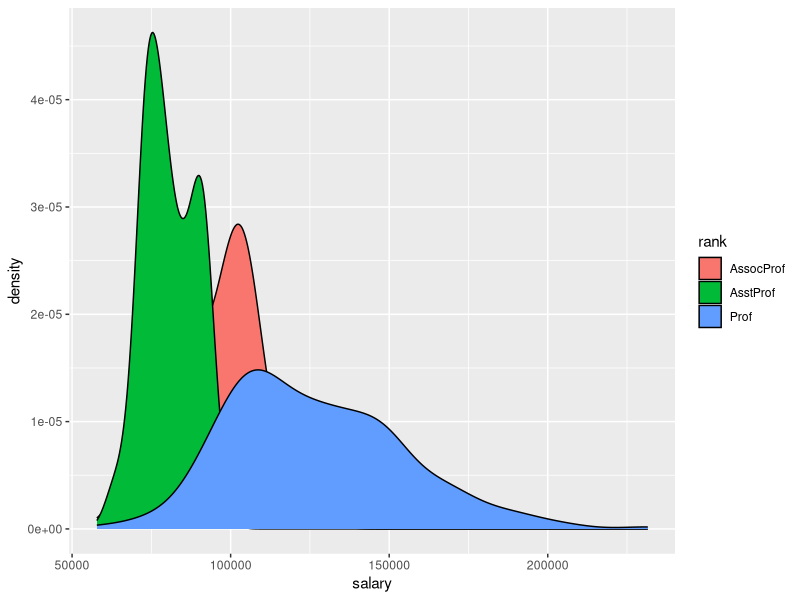
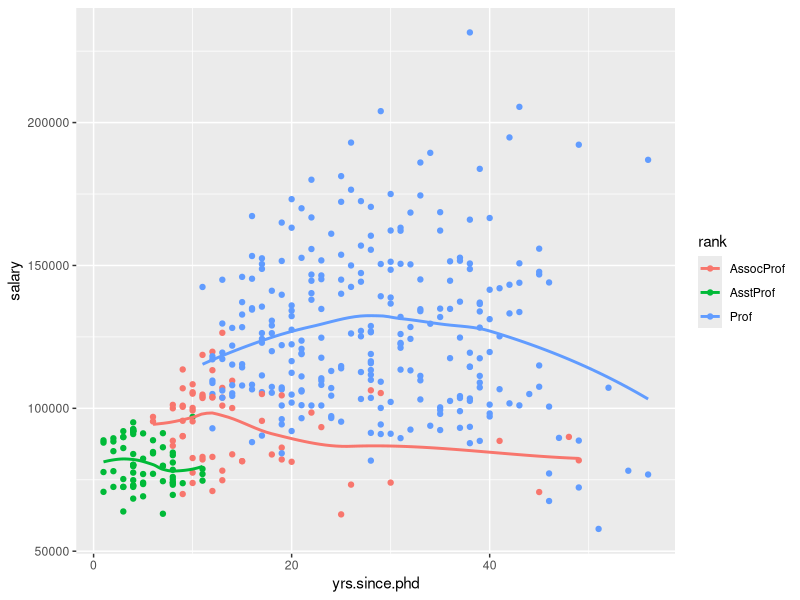
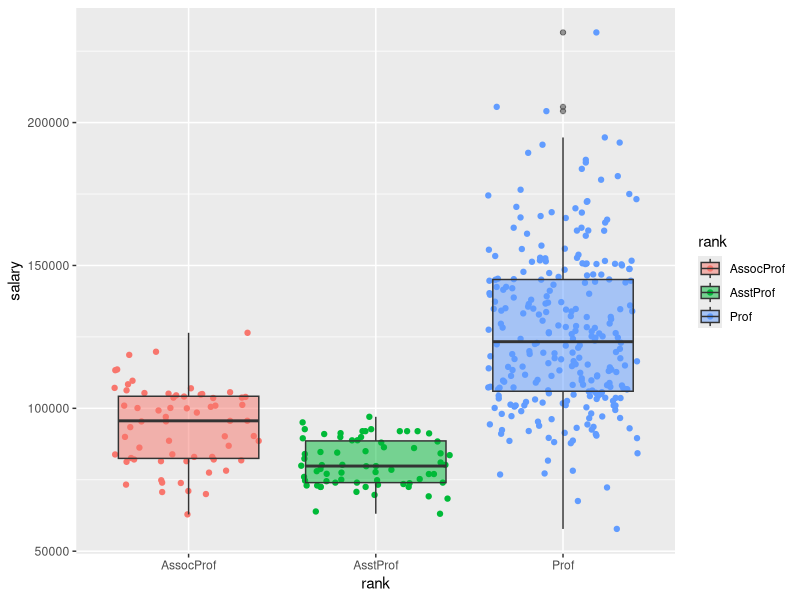

Source code (R) for these figures, in order:
## This exercise demonstrates how to plot computed statistics, namely
## density, with ggplot2

# import the dataset
library(ggplot2)
setwd("./data")
frame <- readr::read_csv("DataSet-ProfSalaries.csv")

# create a ggplot using continous variables; compend density estimates
ggplot(frame, aes(salary)) +
  geom_density(aes(fill = rank))

# create a different object specifying point geometry and line of
# computed mean values
ggplot(frame, aes(yrs.since.phd, salary)) +
  geom_point(aes(color = rank)) +
  geom_smooth(aes(color = rank), fill = NA)

## create a box plot with point locations
ggplot(frame, aes(rank, salary)) +
  geom_jitter(aes(color = rank)) +
  geom_boxplot(aes(fill = rank), alpha = 0.5)
